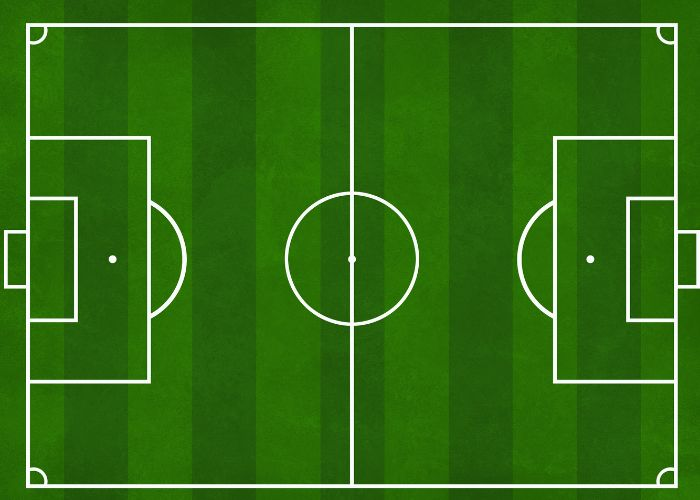
#> input picture img/pitch_football.jpg, 700 x 500 px, found by its file name
$ python gps2pitch.py
#> lines starting #> are read from the running program, lines starting #| are printed output that depends on the picture
import numpy as np
import matplotlib.pyplot as plt
import time
# Simulated GPS data (longitude, latitude, altitude, timestamp)
gps_data = [
    (-73.985410, 40.748820, 15.0, "12:00:01"),
    (-73.985420, 40.748830, 15.1, "12:00:02"),
    (-73.985430, 40.748840, 15.2, "12:00:03"),
    (-73.985440, 40.748850, 15.3, "12:00:04"),
    (-73.985450, 40.748860, 15.2, "12:00:05"),
    (-73.985460, 40.748870, 15.0, "12:00:06"),
    (-73.985470, 40.748880, 15.0, "12:00:07"),
    (-73.985490, 40.748900, 14.9, "12:00:08"),
    (-73.985480, 40.748930, 14.8, "12:00:09"),
    (-73.985500, 40.748940, 14.7, "12:00:10"),
    (-73.985520, 40.748950, 14.7, "12:00:11"),
    (-73.985530, 40.748960, 14.6, "12:00:12"),
    (-73.985540, 40.748970, 14.5, "12:00:13"),
    (-73.985550, 40.748980, 14.5, "12:00:14"),
    (-73.985560, 40.748990, 14.4, "12:00:15"),
    (-73.985570, 40.749000, 14.3, "12:00:16"),
    (-73.985580, 40.749010, 14.3, "12:00:17"),
    (-73.985590, 40.749020, 14.2, "12:00:18"),
    (-73.985600, 40.749030, 14.2, "12:00:19"),
    (-73.985610, 40.749040, 14.1, "12:00:20"),
    (-73.985620, 40.749050, 14.1, "12:00:21")
    # Add more data as needed
]

# Define pitch boundaries (GPS coordinates of the four corners of the pitch)
lat_min, lat_max = 40.748500, 40.749200  # Adjusted latitude boundaries
lon_min, lon_max = -73.985700, -73.985200  # Adjusted longitude boundaries

# Pitch image dimensions (in pixels)
img_width = 1050  # proportional to the pitch length
img_height = 680  # proportional to the pitch width

# Load the football pitch image
pitch_image_path = '/content/pitch_football.jpg'
pitch_image = plt.imread(pitch_image_path)
#> pitch_image is the input picture: shape (500, 700, 3); mean R, G, B 50.2, 109.9, 20.5

# Function to map GPS coordinates to pitch image coordinates
def gps_to_pitch(lat, lon, lat_min, lat_max, lon_min, lon_max, img_width, img_height):
    x = (lon - lon_min) * img_width / (lon_max - lon_min)
    y = (lat - lat_min) * img_height / (lat_max - lat_min)
    return int(x), img_height - int(y)  # Invert y to match image coordinates

# List to store pitch coordinates for plotting
pitch_positions = []

# Real-time simulation (just printing data)
for lon, lat, alt, timestamp in gps_data:
    x, y = gps_to_pitch(lat, lon, lat_min, lat_max, lon_min, lon_max, img_width, img_height)

    # Print current position, altitude, and time
    print(f"Time: {timestamp} | Position on the pitch: (x={x}, y={y}) | Altitude: {alt} meters")

    # Simulate real-time delay (e.g., GPS data received every second)
    time.sleep(1)

    # Store the current pitch coordinates for later plotting
    pitch_positions.append((x, y))

# Plot all positions on the pitch after processing all data
plt.figure(figsize=(10.5, 6.8))
plt.imshow(pitch_image, extent=[0, img_width, 0, img_height])  # Display pitch image

# Plot all positions
x_vals, y_vals = zip(*pitch_positions)
plt.scatter(x_vals, y_vals, color='red', s=100)  # Plot all positions

plt.title('Final Positions on the Pitch')
plt.axis('off')  # Turn off axes
plt.show()
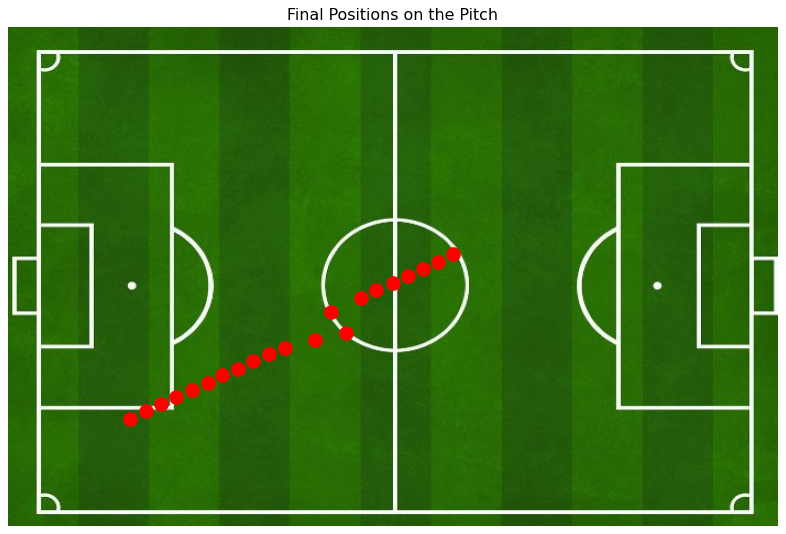
#> figure drawn by matplotlib, 1 panel
